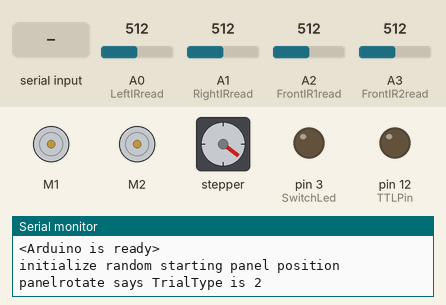
This sketch was run on a simulated Arduino Uno, built with avr-gcc and run on an emulated ATmega328P. On the bench: 2 × DC motor (green arrow = forward, orange = backward, longer = faster), stepper motor, output pins drawn as LEDs (lit = HIGH), the last lines printed to the serial monitor. Inputs (shaded band) come from the test bench; at power-on: A2 (FrontIR1read) = 512, A1 (RightIRread) = 512, A0 (LeftIRread) = 512, A3 (FrontIR2read) = 512. Random numbers use the default seed unless the sketch sets one; stepper angles assume 200 steps per turn; pins used as bus, display or sensor lines are not drawn.

Above: at 1.6 s.
1.7 s: A2 (FrontIR1read) set to 992
3.2 s: A1 (RightIRread) set to 700
4.7 s: A1 (RightIRread) set to 726
At 4.88 s:
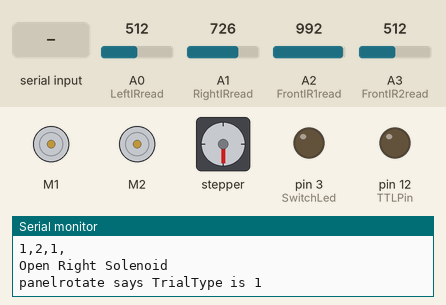
At 6.8 s:
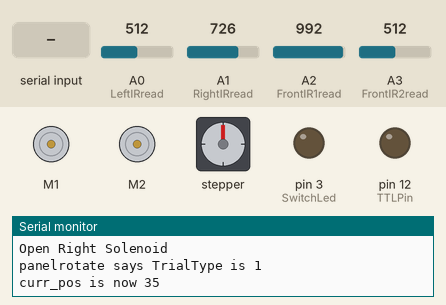
7.7 s: A0 (LeftIRread) set to 697
9.4 s: A0 (LeftIRread) set to 728
At 11.8 s:
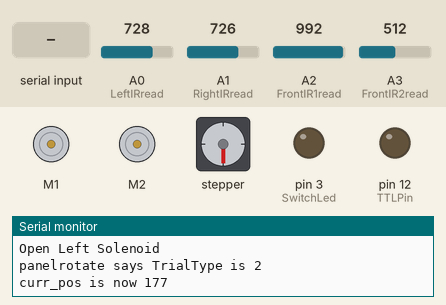
12.4 s: "<1>" received over Serial
At 13.46 s:
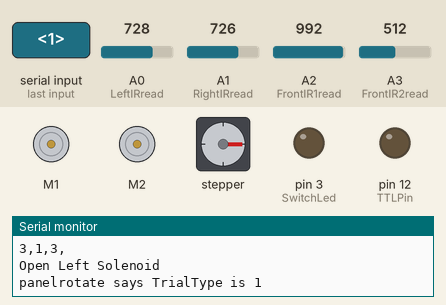
Timing chart, 0 to 16.4 s (numbered marks = the images above; inputs shaded):
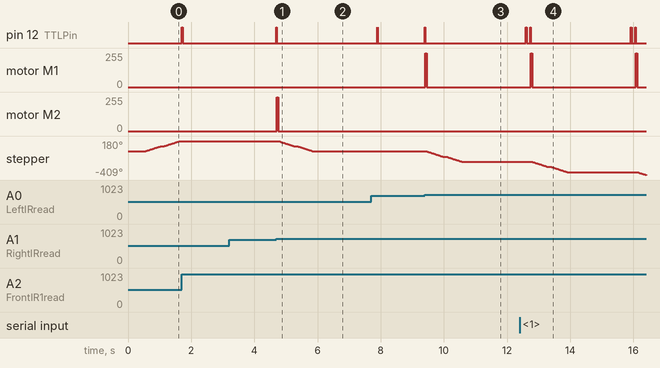

Measured:
- the behaviour switches between 712 and 713 on A0 (LeftIRread) (found by bisection; images 2 and 3)
- after the input at 1.7 s, pin 12 (TTLPin): alternates HIGH for 0.01 s and LOW for 0.01 s, 4 changes in all, then stays LOW, starting at once
- after the input at 3.2 s, every drawn part: stays the same
- after the input at 4.7 s, pin 12 (TTLPin): LOW → HIGH at once, → LOW 0.01 s later; motor M2: stopped → forward 255/255 at once, → stopped 0.04 s later; stepper: turns 180° counter-clockwise in 1.1 s, starting after 0.07 s
- after the input at 9.4 s, pin 12 (TTLPin): LOW → HIGH at once, → LOW 0.01 s later; motor M1: stopped → forward 255/255 at once, → stopped 0.05 s later; stepper: turns 180° counter-clockwise in 1.1 s, starting after 0.08 s
- after the input at 12.4 s, motor M1: alternates forward 255/255 for 0.05 s and stopped for 3.3 s, starting after 0.34 s; stepper: turns 180° counter-clockwise in 1.1 s, then 47° counter-clockwise in 0.24 s
- by itself, stepper: keeps turning clockwise at about 161°/s

The sketch:

TextureDiscriminationTask_debug.ino
```cpp
/*
Texture discrimination task
---------------------
Mouse go to front panel, touch textur panel with whiskers, then  go to left or right reward port accordingly.
Rule is: Texture -> go Left; No Texture -> go Right;
Based on Training2_Front_then_Side_Ports_PCcontrol_2FrontLEDs
*/

// intended for use with Bonsai workflow  (default: RunTask_Video_PerfHisto_HSCam_TimestampedVids.bonsai)
// includes a function to send data to the PC

#include <Wire.h>
#include <Adafruit_MotorShield.h>
#include "utility/Adafruit_PWMServoDriver.h"

// Create the motor shield object with the default I2C address
Adafruit_MotorShield AFMS = Adafruit_MotorShield();

// Left solenoid on port M1
Adafruit_DCMotor *LeftSolenoid = AFMS.getMotor(1);
// Right solenoid on port M2
Adafruit_DCMotor *RightSolenoid = AFMS.getMotor(2);

// Connect a stepper motor with 200 steps per revolution (1.8 degree)
// to motor port #2 (M3 and M4)
Adafruit_StepperMotor *TexturePanelStepper = AFMS.getStepper(200, 2);

//Servo myServo;
//byte servoPin = 8;
//byte servoMin = 10;
//byte servoMax = 170;
//byte servoPos = 0;
//byte newServoPos = servoMin;

const int FlushPress = 2;     // pushbutton pin
const int SwitchLed = 3;     // pushbutton led pin
const int flushcycletime = 20; // solenoid turn off staircase period
const int LeftIRread = A0;
const int RightIRread = A1;
const int FrontIR1read = A2;
const int FrontIR2read = A3;
const int TTLPin = 12;
const int SoundTriggerPin=11; // audio output
unsigned short resetfp = 1; // reset front panel "exploration"'s validation

unsigned long FPtime; // time since front panel exploration
int TrialInit=0;

//The shield uses the SDA and SCL i2c pins to control DC and stepper motors. On the Arduino
//UNO these are A4 and A5
int Lbaseline = 0;
int Rbaseline = 0;
int F1baseline = 0;
int F2baseline = 0;
int LeftIRval = Lbaseline;           // store read value
int RightIRval = Rbaseline;
int FrontIR1val = F1baseline;
int FrontIR2val = F2baseline;
int LeftGLight = 0; // Good to go ("green light")
int RightGlight = 0;
//int PushState = 0;          // pushbutton status
int TrialCount=0;
int RewCount=0;
int Lrewtrig=0;
int Rrewtrig=0;
int Frewtrig=0;
int inPort=0; // keep track of attempts to explore a port

int curr_pos=0; // inital panel position, curr_pos < 100 means texture side -> go Left (trial type 1)
int next_pos;
int rot_seq; // number of panel rotations

//const byte numLEDs = 2;
//byte ledPin[numLEDs] = {12, 13};

byte SessionStatus[2] = {0, 0}; // 1/ Run [ON/OFF (1/0)] 2/ Reset (1)
byte TrialType = 0; // 0, no trial going on; 1 left trial; 2, right trial // left or right doesn't matter here

// GUI-related variables
const byte buffSize = 40;
char inputBuffer[buffSize];
const char startMarker = '<';
const char endMarker = '>';
byte bytesRecvd = 0;
boolean readInProgress = false;
boolean newDataFromPC = false;

char messageFromPC[buffSize] = {0};

unsigned long curMillis;

//unsigned long prevReplyToPCmillis = 0;
//unsigned long replyToPCinterval = 3500;

//=============

void setup() {
 Serial.begin(9600);
 randomSeed(analogRead(A4));

 pinMode(FlushPress, INPUT_PULLUP);
 pinMode(SwitchLed, OUTPUT);
 pinMode(TTLPin, OUTPUT);
 pinMode(SoundTriggerPin, OUTPUT);

 AFMS.begin();  // initiate motor shield with the default frequency 1.6KHz
  //AFMS.begin(1000);  // to apply a different frequency, here 1KHz

// turn off current in solenoid coil
 LeftSolenoid->run(RELEASE);
 RightSolenoid->run(RELEASE);

  TexturePanelStepper->setSpeed(30);  // 30 rpm
//for(i=0;i<4;i++){ motors[i].run(RELEASE); }

// IR sensor initialization
  arrayinit();
}

//=============

void loop() {

  // curMillis = millis();
  getDataFromPC();

  if(SessionStatus[1] == 1){ // reset counters
//    arrayinit();
    TrialCount=0;
    RewCount=0;
    Lrewtrig=0;
    Rrewtrig=0;
    Frewtrig=0;
  }
SessionStatus[0]=1;
//  while (SessionStatus[0] == 0){
//    getDataFromPC();
//    while (digitalRead(FlushPress) == LOW){
//      rewardflush();
//    }
//  }

  LeftSolenoid->run(RELEASE);    // make sure to close solenoids
  RightSolenoid->run(RELEASE);
  digitalWrite(SwitchLed,LOW);   // and switch off switch LED

  FrontIR1val = analogRead(FrontIR1read); // read the input pin
  FrontIR2val = analogRead(FrontIR2read); // read the input pin
//  Serial.print("Front IRs ");
//  Serial.print(FrontIR1val);
//  Serial.print(" and ");
//  Serial.println(FrontIR2val);

  if (SessionStatus[0] == 1){
    if (curr_pos==0){ //initialize random starting panel position
    Serial.println("initialize random starting panel position");
        panelrotate();
    Serial.println(TrialType);
    }

    if ((FrontIR1val > (F1baseline + 300)) || (FrontIR2val > (F2baseline + 300))){
      Frewtrig=Frewtrig+1;
    }

    if (Frewtrig>5){
      FPtime=millis();
      resetfp=0;
      while ((FPtime+10000)>millis() && resetfp==0){ // if waits too long, reset

        if (TrialInit==0){ //(FPtime+500)<millis() &&
          TrialCount=TrialCount+1;
          TTLout(1);
          if (TrialCount==1){
            Serial.println("Start"); // this will be skiped by serial read
            // Serial.println("Trial number, Trial type, Succes count, Time "); // file header
          }
          sendToPC(TrialCount,int(TrialType),RewCount);
          if (TrialType==1){
            LeftGLight=1;
            Serial.println("TrialType==1");
          } else if (TrialType==2){
            RightGlight=1;
            Serial.println("TrialType==2");
          }
          TrialInit=1;
          // FPtime = millis();
          SoundOut(2); // for reward US
          delay(100);
        }

        LeftIRval = analogRead(LeftIRread);
//        Serial.print(" Left IR ");
//        Serial.print(LeftIRval);
        RightIRval = analogRead(RightIRread);
//        Serial.print(" Right IR ");
//        Serial.println(RightIRval);

        if (LeftIRval > (Lbaseline + 200)){
          Lrewtrig=Lrewtrig+1;
        }else if (RightIRval > (Rbaseline + 200)){
          Rrewtrig=Rrewtrig+1;
        }

        if (Lrewtrig>5 && LeftGLight==1){
          RewCount=RewCount+1;
          TTLout(2);
          sendToPC(TrialCount,1,RewCount); // result current trial
          // open left solenoid
          Serial.println("Open Left Solenoid");
          reward(LeftSolenoid,47);
          SoundOut(1); // white noise mask
          panelrotate(); // set for next trial

    //      Serial.print("Reward count: ");
    //      Serial.println(RewCount);
          Lrewtrig=0;
          Rrewtrig=0;
          Frewtrig=0;
          LeftGLight=0;
          RightGlight=0;
          resetfp=1;
          TrialInit=0;
          // refractory period
          delay(2000); // timeout to leave time for 2s white noise
        } else if (Lrewtrig>5 && RightGlight==1){
          if (inPort==0){
            sendToPC(TrialCount,81,0);
            Serial.println("Left Port: incorrect ");
          }
          inPort=1;
          if ((LeftIRval < (Lbaseline + 200))) {
            inPort=0;
            Lrewtrig=0;
          }
        }

        if (Rrewtrig>5 && RightGlight==1){
          RewCount=RewCount+1;
          TTLout(2);
          sendToPC(TrialCount,2,RewCount); // result current trial
          // Open right solenoid
            Serial.println("Open Right Solenoid ");
          reward(RightSolenoid,40);
          SoundOut(1); // white noise mask
          panelrotate(); // set for next trial
    //      Serial.print("Reward count: ");
    //      Serial.println(RewCount);
          Rrewtrig=0;
          Lrewtrig=0;
          Frewtrig=0;
          LeftGLight=0;
          RightGlight=0;
          resetfp=1;
          TrialInit=0;
          // refractory period
          delay(2000);  // timeout to leave time for 2s white noise
        } else if (Rrewtrig>5 && LeftGLight==1){
          if (inPort==0){
            sendToPC(TrialCount,82,0);
            Serial.println("Right Port: incorrect ");
          }
          inPort=1;
          if ((RightIRval < (Rbaseline + 200))) {
            inPort=0;
            Rrewtrig=0;
          }
        }
      }

      delay(1);
      if ((FPtime+10000)<millis() && resetfp==0){
        while ((FrontIR1val > (F1baseline + 300)) || (FrontIR2val > (F2baseline + 300))){
          // wait for mouse to get out of front panel
            FrontIR1val = analogRead(FrontIR1read); // read the input pin
            FrontIR2val = analogRead(FrontIR2read);
        }
          // reset (working version)
        TTLout(2);
        sendToPC(TrialCount,int(90+TrialType),0);

        SoundOut(1); // white noise mask
        panelrotate(); // set for next trial

        Rrewtrig=0;
        Lrewtrig=0;
        inPort=0;
        Frewtrig=0;
        resetfp=1;
        TrialInit=0;
      }
    }
  }
}

//=============

void getDataFromPC() {
// receive data from PC and save it into inputBuffer
  if(Serial.available() > 0) {
    char x = Serial.read();
      // the order of these IF clauses is significant

    if (x == endMarker) {
      readInProgress = false;
      newDataFromPC = true;
      inputBuffer[bytesRecvd] = 0;
      parseData();
    }

    if(readInProgress) {
      inputBuffer[bytesRecvd] = x;
      bytesRecvd ++;
      if (bytesRecvd == buffSize) {
        bytesRecvd = buffSize - 1;
      }
    }

    if (x == startMarker) {
      bytesRecvd = 0;
      readInProgress = true;
    }
  }
}

//=============

void parseData() {

    // split the data into its parts
    // assumes the data will be received as (eg) 1,0,2

  char * strtokIndx; // this is used by strtok() as an index

  strtokIndx = strtok(inputBuffer,","); // get the first part
  SessionStatus[0] = atoi(strtokIndx); //  convert to an integer

  strtokIndx = strtok(NULL, ","); // this continues where the previous call left off
  SessionStatus[1] = atoi(strtokIndx);

  strtokIndx = strtok(NULL, ",");
//    if (strtokIndx=="True"){
//    TrialType = 1;
//  } else if (strtokIndx=="False"){
//    TrialType = 2;
// }
  TrialType = atoi(strtokIndx)+1; // unused for the moment
}

//=============

void sendToPC(int TrialCount, int trial_result, int success_trial_count) {
	// if (curMillis - prevReplyToPCmillis >= replyToPCinterval) {
	// 	prevReplyToPCmillis += replyToPCinterval;
	// 	int valForPC = curMillis >> 9; // approx half seconds
	// 	Serial.print('<');
	// 	Serial.print(valForPC);
	// 	Serial.print('>');
	// }

  Serial.print(TrialCount);
  Serial.print(",");
  Serial.print(trial_result);
  Serial.print(",");
  Serial.print(success_trial_count);
  Serial.println(",");
}

//=============

void panelrotate(){
  // Rotate panel for next trial
  // here random rotation; may be replaced by instruction from computer
  next_pos = random(1,201); // random number between 0 and 1
  if (next_pos<101){
    TrialType=1;
    Serial.print("panelrotate says TrialType is ");
    Serial.println(TrialType);
  } else {
    TrialType=2;
    Serial.print("panelrotate says TrialType is ");
    Serial.println(TrialType);
  }
//  Serial.print("panelrotate next pos ");
//  Serial.println(next_pos);
  rot_seq = random(200); // random number between 0 and 1
//  Serial.print("panelrotate rot seq ");
//  Serial.println(rot_seq);

  if (((curr_pos < 101) && (next_pos < 101)) || ((curr_pos > 100) && (next_pos > 100))){
    if (rot_seq < 100 ) {
//      Serial.println("Rotate CW 1/4");
      TexturePanelStepper->step(50, FORWARD, DOUBLE);
      delay(100);
//      Serial.println("Rotate CCW 1/4");
     TexturePanelStepper->step(50, BACKWARD, DOUBLE);
    } else {
//      Serial.println("Rotate CCW 1/4");
      TexturePanelStepper->step(50, BACKWARD, DOUBLE);
      delay(100);
//      Serial.println("Rotate CW 1/4");
      TexturePanelStepper->step(50, FORWARD, DOUBLE);
    }
  } else { //present different texture
    if (rot_seq < 100 ) {
//      Serial.println("Rotate CCW 1/4");
      TexturePanelStepper->step(50, BACKWARD, DOUBLE);
      delay(100);
//      Serial.println("Rotate CCW 1/4");
      TexturePanelStepper->step(50, BACKWARD, DOUBLE);
    } else {
//      Serial.println("Rotate CW 1/4");
      TexturePanelStepper->step(50, FORWARD, DOUBLE);
      delay(100);
//      Serial.println("Rotate CW 1/4");
      TexturePanelStepper->step(50, FORWARD, DOUBLE);
    }
  }
//    TexturePanelStepper->release();
  curr_pos = next_pos;
  Serial.print("curr_pos is now ");
  Serial.println(curr_pos);
}

//=============

void TTLout(int instruct){
  digitalWrite(TTLPin, HIGH);
  delay(10);
  digitalWrite(TTLPin, LOW);
  switch (instruct) {
    case 1:
    // trial initiation: 2 TTL
    delay(10);
    digitalWrite(TTLPin, HIGH);
    delay(10);
    digitalWrite(TTLPin, LOW);
    break;
    case 2:
  // that's it
    break;
  }
}

//=============

void SoundOut(int instruct){
//HIGH triggers trinkets listening
//Serial.println("TTL out");
  switch (instruct) {
    // both cases should total 10ms
    case 1:
    // white noise
      digitalWrite(SoundTriggerPin, HIGH); // trigger
// NB:
// if control PlayTone enabled in WhiteNoise_USbeep
// need to add a total of 10ms (or control beep's duration)
// to wait for if statment
      delay(2);
      digitalWrite(SoundTriggerPin, LOW); // White noise
      delay(8);
      break;
    case 2:
      // US
      digitalWrite(SoundTriggerPin, HIGH); // trigger
      delay(2);
      digitalWrite(SoundTriggerPin, LOW);
      delay(2);
      digitalWrite(SoundTriggerPin, HIGH); // +1
      delay(2);
      digitalWrite(SoundTriggerPin, LOW);
      delay(4);
    break;
    }
  }

//=============

void reward(Adafruit_DCMotor* solenoid,int dur){
  solenoid->setSpeed(255);
  solenoid->run(FORWARD);
//    for (int dec=200; dec>170; dec-=decrease) { //max 255
//    solenoid->setSpeed(dec);
//    delay(15);
//    Serial.println(dec);
//   }
 delay(dur);
 solenoid->run(RELEASE); // cut power to motor
}

//=============
// see also runningMedian Class for Arduino: http://playground.arduino.cc/Main/RunningMedian
 void arrayinit(){
  int  inc;
  int Ltotal;
  int Rtotal;
  int F1total;
  int F2total;
  float LeftIRvalArray[4];
  float RightIRvalArray[4];
  float FrontIR1valArray[4];
  float FrontIR2valArray[4];
  Serial.println(" ");
  Serial.println("Start IR initialization");
  while (Ltotal!=3 && Rtotal!=3 && F1total!=3 && F2total!=3){
    Ltotal=0;
    Rtotal=0;
    F1total=0;
    F2total=0;
    for (inc=0; inc < 4 ; inc++ ){
      LeftIRvalArray[inc] = analogRead(LeftIRread);
      RightIRvalArray[inc] = analogRead(RightIRread);
      FrontIR1valArray[inc] = analogRead(FrontIR1read);
      FrontIR2valArray[inc] = analogRead(FrontIR2read);
      if ((inc>0) && LeftIRvalArray[inc]==LeftIRvalArray[inc-1]){
        Ltotal++;
      }
      if ((inc>0) && RightIRvalArray[inc]==RightIRvalArray[inc-1]){
        Rtotal++;
      }
      if ((inc>0) && FrontIR1valArray[inc]==FrontIR1valArray[inc-1]){
        F1total++;
      }
      if ((inc>0) && FrontIR2valArray[inc]==FrontIR2valArray[inc-1]){
        F2total++;
      }
      delay(10);
      Serial.print("Left IR val ");
      Serial.print((long)LeftIRvalArray[inc], DEC);
      Serial.print(" & Right IR val ");
      Serial.println((long)RightIRvalArray[inc], DEC);
      Serial.print(" & Front IR 1 val ");
      Serial.print((long)FrontIR1valArray[inc], DEC);
      Serial.print(" & Front IR 2 val ");
      Serial.println((long)FrontIR2valArray[inc], DEC);
    }
  }
  Lbaseline=LeftIRvalArray[3];
  Rbaseline=RightIRvalArray[3];
  F1baseline=FrontIR1valArray[3];
  F2baseline=FrontIR2valArray[3];
  Serial.print("Left Baseline value is ");
  Serial.print(Lbaseline);
  Serial.print(" and Right Baseline value is ");
  Serial.println(Rbaseline);
  Serial.print(" and Front Baseline values are ");
  Serial.print(F1baseline);
  Serial.print(" and ");
  Serial.println(F2baseline);
  Serial.println("End initialization");
  // tell the PC we are ready
  Serial.println("<Arduino is ready>");
}

//=============

void rewardflush(){
  Serial.println("flush");
  // flush left
  LeftSolenoid->run(FORWARD);
  LeftSolenoid->setSpeed(255);
  delay(1500);
  LeftSolenoid->run(RELEASE);
  // flush right
  RightSolenoid->run(FORWARD);
  RightSolenoid->setSpeed(255);
  delay(1500);
  RightSolenoid->run(RELEASE);
}
```
